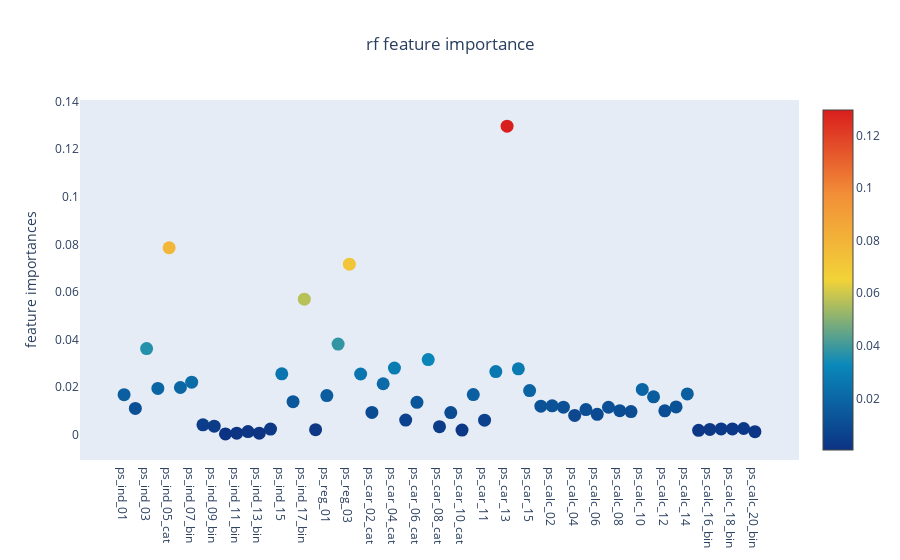

The notebook cell saved with this chart:
### Code cell
scatter_plotly(features, rf.feature_importances_, title="rf feature importance", ylabel="feature importances")

### Figure 1 — Plotly figure (JSON) as saved in the notebook; plotly's stock layout.template omitted (floating-point values rounded to 4 significant figures)
{"data": [{"marker": {"color": [0.01686, 0.01105, 0.03622, 0.01947, 0.07861, 0.01987, 0.02209, 0.004199, 0.003608, 0.0003743, 0.0006586, 0.001347, 0.0006631, 0.002396, 0.0256, 0.01392, 0.05697, 0.002158, 0.01648, 0.03813, 0.0717, 0.02554, 0.009404, 0.02144, 0.02801, 0.006161, 0.01364, 0.03162, 0.003394, 0.009318, 0.00199, 0.0169, 0.006131, 0.02658, 0.1297, 0.02773, 0.01855, 0.01201, 0.01216, 0.01158, 0.008129, 0.01059, 0.008598, 0.01156, 0.01014, 0.00976, 0.01907, 0.01595, 0.01008, 0.01171, 0.01718, 0.00187, 0.002257, 0.00247, 0.002456, 0.00263, 0.001287], "colorscale": [[0.0, "rgb(12,51,131)"], [0.25, "rgb(10,136,186)"], [0.5, "rgb(242,211,56)"], [0.75, "rgb(242,143,56)"], [1.0, "rgb(217,30,30)"]], "showscale": true, "size": 13, "sizemode": "diameter", "sizeref": 1}, "mode": "markers", "text": ["ps_ind_01", "ps_ind_02_cat", "ps_ind_03", "ps_ind_04_cat", "ps_ind_05_cat", "ps_ind_06_bin", "ps_ind_07_bin", "ps_ind_08_bin", "ps_ind_09_bin", "ps_ind_10_bin", "ps_ind_11_bin", "ps_ind_12_bin", "ps_ind_13_bin", "ps_ind_14", "ps_ind_15", "ps_ind_16_bin", "ps_ind_17_bin", "ps_ind_18_bin", "ps_reg_01", "ps_reg_02", "ps_reg_03", "ps_car_01_cat", "ps_car_02_cat", "ps_car_03_cat", "ps_car_04_cat", "ps_car_05_cat", "ps_car_06_cat", "ps_car_07_cat", "ps_car_08_cat", "ps_car_09_cat", "ps_car_10_cat", "ps_car_11_cat", "ps_car_11", "ps_car_12", "ps_car_13", "ps_car_14", "ps_car_15", "ps_calc_01", "ps_calc_02", "ps_calc_03", "ps_calc_04", "ps_calc_05", "ps_calc_06", "ps_calc_07", "ps_calc_08", "ps_calc_09", "ps_calc_10", "ps_calc_11", "ps_calc_12", "ps_calc_13", "ps_calc_14", "ps_calc_15_bin", "ps_calc_16_bin", "ps_calc_17_bin", "ps_calc_18_bin", "ps_calc_19_bin", "ps_calc_20_bin"], "type": "scatter", "x": ["ps_ind_01", "ps_ind_02_cat", "ps_ind_03", "ps_ind_04_cat", "ps_ind_05_cat", "ps_ind_06_bin", "ps_ind_07_bin", "ps_ind_08_bin", "ps_ind_09_bin", "ps_ind_10_bin", "ps_ind_11_bin", "ps_ind_12_bin", "ps_ind_13_bin", "ps_ind_14", "ps_ind_15", "ps_ind_16_bin", "ps_ind_17_bin", "ps_ind_18_bin", "ps_reg_01", "ps_reg_02", "ps_reg_03", "ps_car_01_cat", "ps_car_02_cat", "ps_car_03_cat", "ps_car_04_cat", "ps_car_05_cat", "ps_car_06_cat", "ps_car_07_cat", "ps_car_08_cat", "ps_car_09_cat", "ps_car_10_cat", "ps_car_11_cat", "ps_car_11", "ps_car_12", "ps_car_13", "ps_car_14", "ps_car_15", "ps_calc_01", "ps_calc_02", "ps_calc_03", "ps_calc_04", "ps_calc_05", "ps_calc_06", "ps_calc_07", "ps_calc_08", "ps_calc_09", "ps_calc_10", "ps_calc_11", "ps_calc_12", "ps_calc_13", "ps_calc_14", "ps_calc_15_bin", "ps_calc_16_bin", "ps_calc_17_bin", "ps_calc_18_bin", "ps_calc_19_bin", "ps_calc_20_bin"], "y": [0.01686, 0.01105, 0.03622, 0.01947, 0.07861, 0.01987, 0.02209, 0.004199, 0.003608, 0.0003743, 0.0006586, 0.001347, 0.0006631, 0.002396, 0.0256, 0.01392, 0.05697, 0.002158, 0.01648, 0.03813, 0.0717, 0.02554, 0.009404, 0.02144, 0.02801, 0.006161, 0.01364, 0.03162, 0.003394, 0.009318, 0.00199, 0.0169, 0.006131, 0.02658, 0.1297, 0.02773, 0.01855, 0.01201, 0.01216, 0.01158, 0.008129, 0.01059, 0.008598, 0.01156, 0.01014, 0.00976, 0.01907, 0.01595, 0.01008, 0.01171, 0.01718, 0.00187, 0.002257, 0.00247, 0.002456, 0.00263, 0.001287]}], "layout": {"autosize": true, "hovermode": "closest", "showlegend": false, "title": {"text": "rf feature importance", "x": 0.5}, "xaxis": {"showgrid": false, "showline": false, "ticklen": 5, "zeroline": false}, "yaxis": {"gridwidth": 2, "showgrid": false, "ticklen": 5, "title": {"text": "feature importances"}, "zeroline": false}}}
